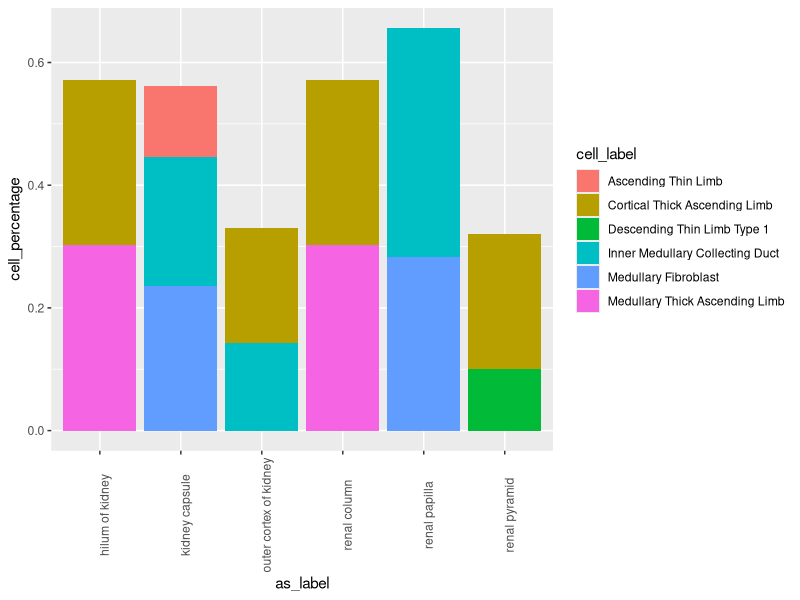

The R script that drew this image:
## ---- chunk 1
library(tidyverse)
## ---- chunk 2
raw = read_csv("input/hra-pop_per_as.csv")
## ---- chunk 3

raw
## ---- chunk 4

kidney = raw %>% filter(
  organ == "Left Kidney",
  sex == "Male",
  tool == "azimuth",
  cell_percentage > 0.1
  )
## ---- chunk 5

plot = ggplot(kidney, aes(x = as_label, y=cell_percentage, fill=cell_label))+
                geom_bar(stat = "identity")+
  theme(
    axis.text.x = element_text(angle=90),
    guide_legend(position = "bottom"))
  

plot
